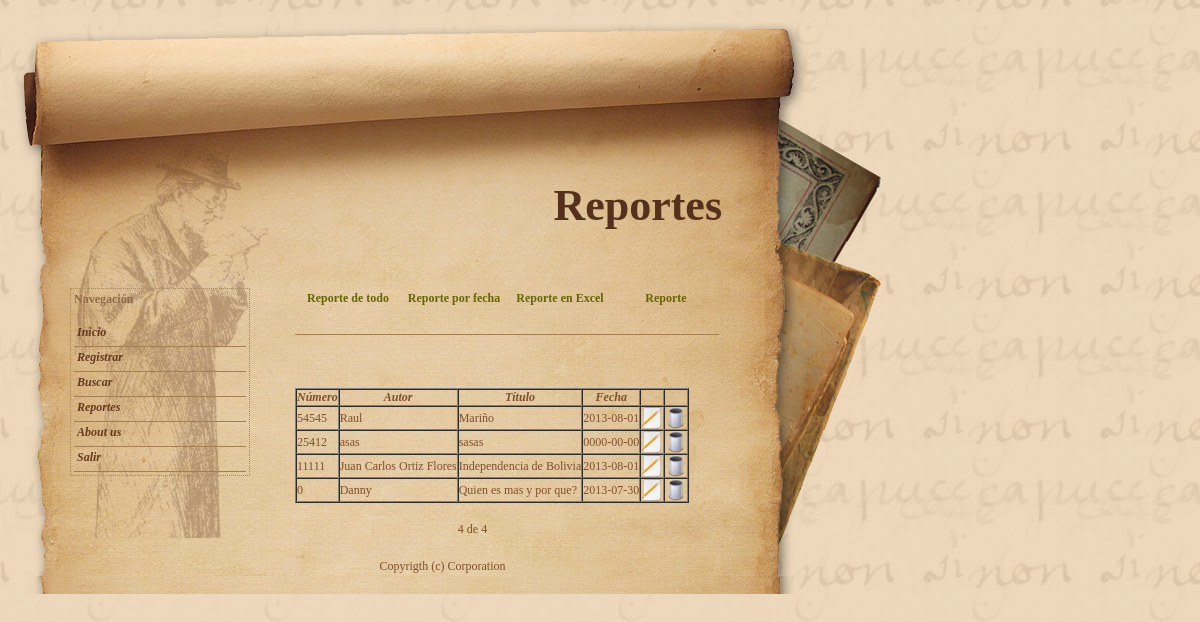
The app's page /reportes/todo.php (signed in) with its own data.
### tables this page shows
CREATE TABLE IF NOT EXISTS `libro` (
  `nro` int(11) NOT NULL,
  `fecha` date NOT NULL,
  `autor` varchar(200) NOT NULL,
  `titulo` text NOT NULL,
  `id_lug` int(11) NOT NULL,
  `id_edi` int(11) NOT NULL,
  `anio` year(4) NOT NULL,
  `edicion` varchar(10) NOT NULL,
  `volumen` varchar(5) NOT NULL,
  `paginas` int(11) NOT NULL,
  `compra` tinyint(1) DEFAULT NULL,
  `precio` int(11) DEFAULT NULL,
  `donac` tinyint(1) DEFAULT NULL,
  `dl` tinyint(1) DEFAULT NULL,
  `id_pro` int(11) NOT NULL,
  `observacion` text,
  PRIMARY KEY (`nro`),
  KEY `id_lug` (`id_lug`,`id_edi`,`id_pro`),
  KEY `id_lug_2` (`id_lug`),
  KEY `id_edi` (`id_edi`),
  KEY `id_pro` (`id_pro`)
);

### public/reportes/todo.php (the view, shortened to what this page needs)
<?php require_once('../../Connections/conex.php'); ?>
<?php
$maxRows_libro = 30;
$pageNum_libro = 0;
$startRow_libro = $pageNum_libro * $maxRows_libro;
$query_libro = "SELECT nro, fecha, autor, titulo FROM libro ORDER BY nro DESC";
$query_limit_libro = sprintf("%s LIMIT %d, %d", $query_libro, $startRow_libro, $maxRows_libro);
$libro = mysql_query($query_limit_libro, $conex) or die(mysql_error());
$row_libro = mysql_fetch_assoc($libro);
if (isset($_GET['totalRows_libro'])) {
  $totalRows_libro = $_GET['totalRows_libro'];
} else {
  $all_libro = mysql_query($query_libro);
  $totalRows_libro = mysql_num_rows($all_libro);
}
$totalPages_libro = ceil($totalRows_libro/$maxRows_libro)-1;
?>
<!DOCTYPE html PUBLIC "-//W3C//DTD XHTML 1.0 Transitional//EN" "http://www.w3.org/TR/xhtml1/DTD/xhtml1-transitional.dtd">
<html xmlns="http://www.w3.org/1999/xhtml">
<head>
<link href="../css/style.css" rel="stylesheet" type="text/css" />
</head>
<body>
<div id="container">
  <div id="header">
    <h1>Reportes</h1>
  </div>
  <div id="sideheader"></div>
  <div id="left_column">
    <div class="left_column_boxes">
      <h4>Navegación</h4>
      <div id="navcontainer">
        <ul id="navlist">
          <li><a href="../inicio.php">Inicio</a></li>
          <li><a href="../registrar/libro.php">Registrar</a></li>
          <li><a href="../buscar/numero.php">Buscar</a></li>
          <li><a href="todo.php">Reportes</a></li>
          <li><a href="#">About us </a></li>
          <li><a href="../logout.php">Salir</a></li>
        </ul>
      </div>
    </div>
  </div>
  <div id="content">
    <div id="listarH">
      <ul>
        <li><a href="todo.php">Reporte de todo</a></li>
        <li><a href="#">Reporte por fecha</a></li>
        <li><a href="excel.php">Reporte en Excel</a></li>
        <li><a href="#">Reporte</a></li>
      </ul>
    </div>
    <div id="mostrar">
      <table border="1" align="center" cellspacing="0">
        <tr>
          <th scope="col">Número</th>
          <th scope="col">Autor</th>
          <th scope="col">Título</th>
          <th scope="col">Fecha</th>
          <th scope="col">&nbsp;</th>
          <th scope="col">&nbsp;</th>
        </tr>
        <?php do { ?>
          <tr>
            <td><?php echo $row_libro['nro']; ?></td>
            <td><?php echo $row_libro['autor']; ?></td>
            <td><?php echo $row_libro['titulo']; ?></td>
            <td><?php echo $row_libro['fecha']; ?></td>
            <td><a href="../buscar/editar.php?nro=<?php echo $row_libro['nro']; ?>"><img src="../images/edit.png" width="22" height="22" alt="Editar" /></a></td>
            <td><a href="../buscar/borrar.php?nro=<?php echo $row_libro['nro']; ?>"><img src="../images/trash.png" width="22" height="22" alt="Borrar" /></a></td>
          </tr>
          <?php } while ($row_libro = mysql_fetch_assoc($libro)); ?>
      </table>
      <table width="80%" align="center">
        <tr>
          <td>&nbsp;</td>
          <td>&nbsp;</td>
          <td>&nbsp;</td>
        </tr>
        <tr>
          <td width="33%"><?php if ($pageNum_libro > 0) {  ?>
              <?php }  ?></td>
          <td width="33%" align="center">&nbsp;<?php echo min($startRow_libro + $maxRows_libro, $totalRows_libro) ?> de <?php echo $totalRows_libro ?></td>
          <td width="33%" align="right"><?php if ($pageNum_libro < $totalPages_libro) {  ?>
  <?php }  ?></td>
        </tr>
      </table>
    </div>
  </div>
  <div id="footer">Copyrigth (c) Corporation</div>
</div>
</body>
</html>

### public/css/style.css (style rules this page uses)
* { margin: 0; padding: 0; }
body { background-color: green; background-image: url(../images/body.jpg); font-family: Georgia, "Times New Roman", Times, serif; font-size: 62.5%; color: #814F2C; }
#container { width: 885px; min-height: 576px; font-size: 1.2em; background-image: url(../images/container.jpg); background-repeat: repeat-y; }
#header { background-image: url(../images/header.jpg); height: 288px; margin-top: 0px; }
#sideheader { background-image: url(../images/sideheader.jpg); height: 576px; width: 145px; position: absolute; left: 740px; top: 0px; }
#left_column { width: 180px; margin-top: 0px; float: left; background-image: url(../images/left_column.jpg); background-repeat: no-repeat; margin-left: 70px!important; margin-left: 35px; min-height: 250px; }
.left_column_boxes { border: 1px dotted #AA8661!important; border: none; padding: 3px; margin-bottom: 20px; }
#content { padding-right: 150px; margin-left: 295px; }
#footer { padding: 20px; clear: both; text-align: center; }
h1 { float: right; margin-right: 163px!important; margin-right: 80px; margin-top: 180px; font-size: 44px; color: #55311B; }
h4 { color: #926B4A; margin-bottom: 15px; }
a:link, a:visited, a:active { color: #666600 }
#navcontainer ul { list-style-type: none; }
#navcontainer a { display: block; padding: 3px; border-bottom: 1px solid #A47F52; font-weight: bold; height: 1.5em; }
#navcontainer a:link, #navlist a:visited { color: #65391E; text-decoration: none; font-style: italic; }
th { font-style: italic; }
#listarH li { display: inline; }
#listarH ul li a { width: 100px; display: block; float: left; padding: 3px; border-bottom: 1px solid #A47F52; font-weight: bold; height: 40px; width: 100px; text-decoration: none; text-align: center; }
#mostrar { margin-top: -150px; }
a img { border: none; }

### records on screen
libro: nro "54545", autor "Raul", titulo "Mariño", fecha "2013-08-01"
libro: nro "25412", autor "asas", titulo "sasas", fecha "0000-00-00"
libro: nro "11111", autor "Juan Carlos Ortiz Flores", titulo "Independencia de Bolivia", fecha "2013-08-01"
libro: nro "0", autor "Danny", titulo "Quien es mas y por que?", fecha "2013-07-30"

### other values on screen
min($startRow_libro + $maxRows_libro, $totalRows_libro) "4"
$totalRows_libro "4"
